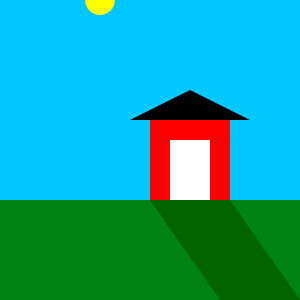
Frame 1 (no input)
Frame 60 (the mouse pressed at the canvas centre just before this capture): identical to frame 1, image omitted
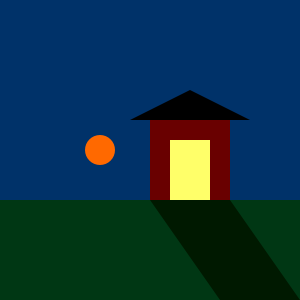
Frame 120 (the mouse held since frame 60 and released just before this capture)

The Processing sketch that drew these frames (run headless with seeded random() and noise(); from frame 60 on, the mouse is pressed at the canvas centre):

// Processing sketch: processing_35532
// ── processing_35532.pde

void setup(){
  size(300,300);
  
}

void draw(){
  background(0,200-mouseY,255-mouseY);
//sun
  noStroke();
  fill(255,255-mouseY,0);
  ellipse(width/3,mouseY,30,30);
//moon 
  fill(170);
  ellipse(width*2/3,height-mouseY,20,20);
//grass  
  fill(0,130-mouseY/2,20);
  rect(0,height*2/3,width,height*2/3);
 //house 
  fill(255-mouseY,0,0);
  rect(width/2,height*2/3-80,80,80);
 //roof 
  fill(0,0,0);
  triangle (190,90, 130,120, 250,120);
 //door 
  fill(255,255,255-mouseY);
  rect(width/2+20,height*2/3-60,40,60);
 //shadow 
  fill(0,100-mouseY/2,0);
  quad(width/2,height*2/3,width/2+80,height*2/3,width,height,width-80,height);
}
